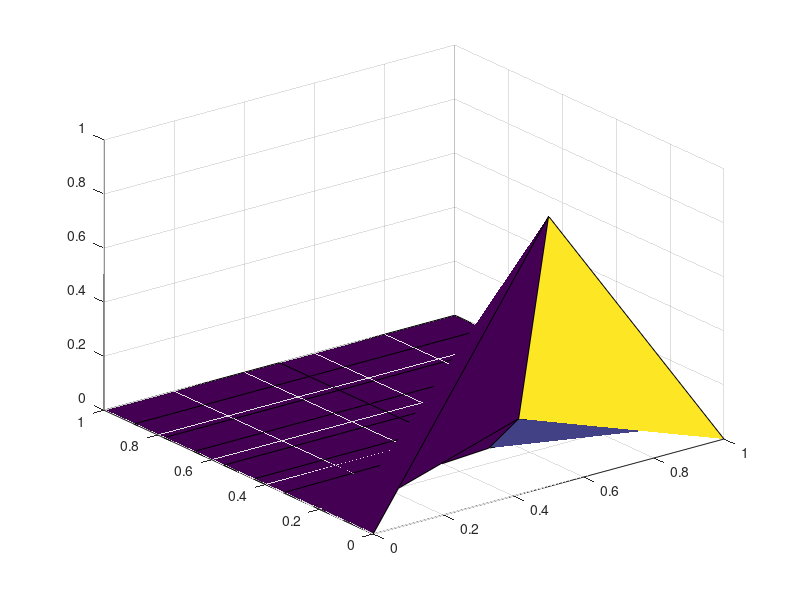

This chart was generated by the following MATLAB code: (Note: this script raises an error after producing the figure.)
clear all; close all; clc
%choose time step
t = linspace(0,1,10);
x = linspace(0,1,3);
a = (1/10)/(1/2)^2;
%initialize solution matrix
u = zeros(length(x), length(t));
%load boundary conditions.
u(:,1) = sin(pi*x);
%fill solution matrix.
for j = 1:length(t)-1
    for i = 2:length(x)-1
        u(i,j+1) = a*u(i+1,j)+(1-2*a)*u(i,j)+a*u(i+1,j);
    end;
end;
%plot solution.
[X,T] = meshgrid(x,t);
surf(X,T,u')
alpha 0.8
axis equal
